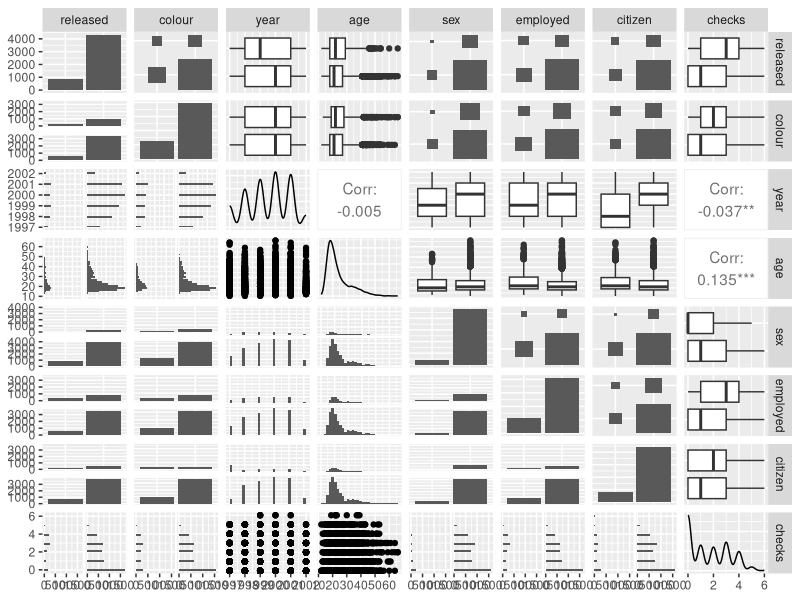
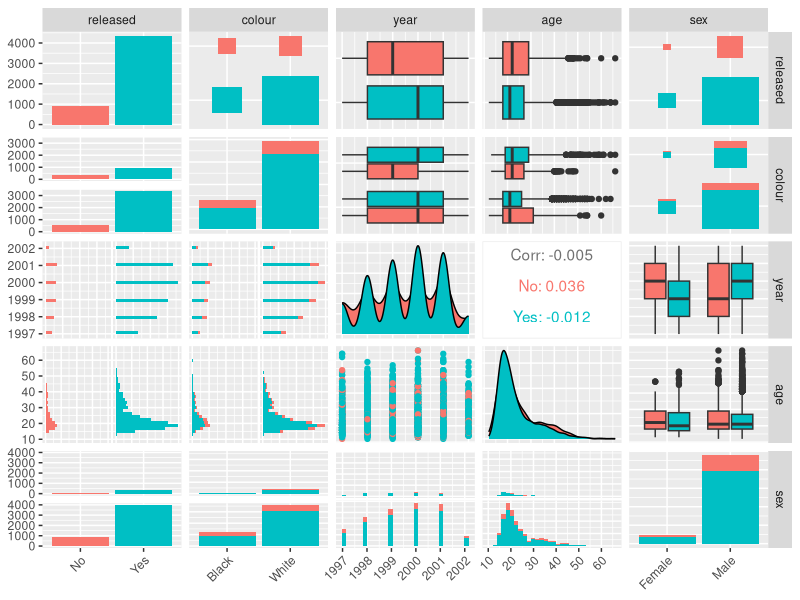
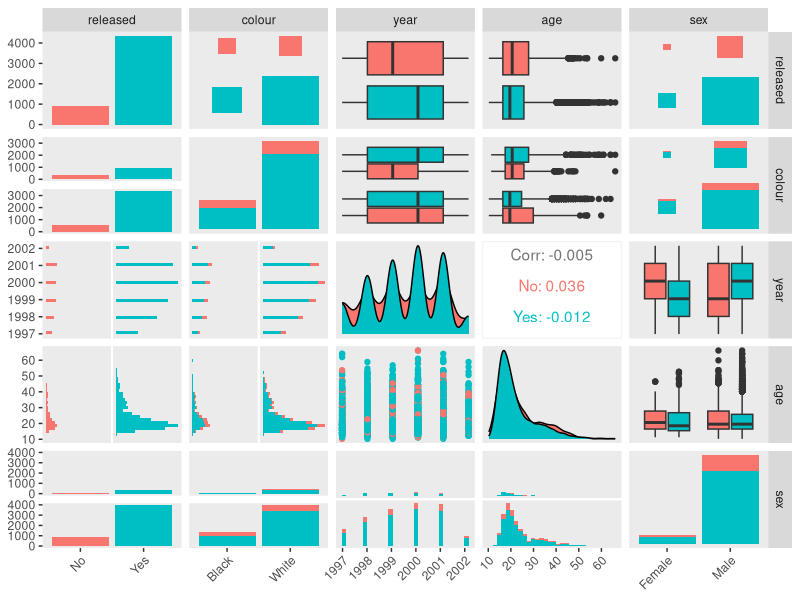
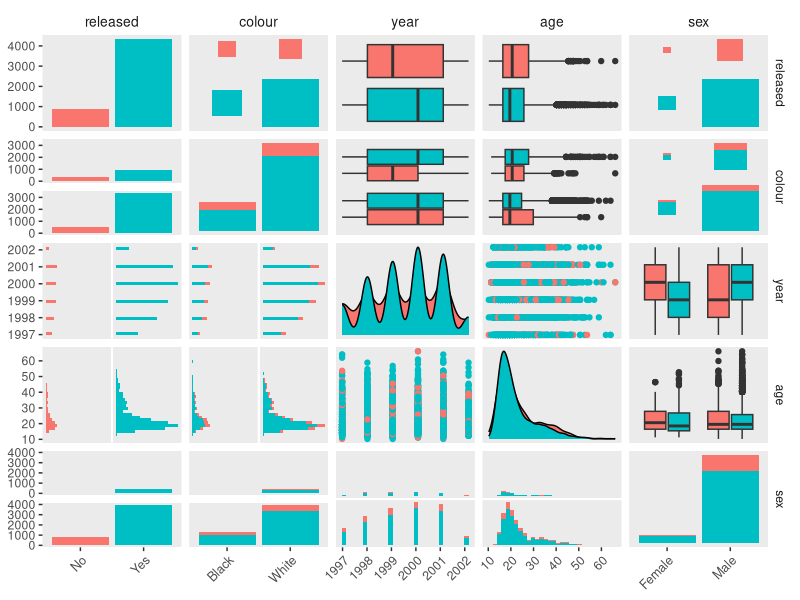
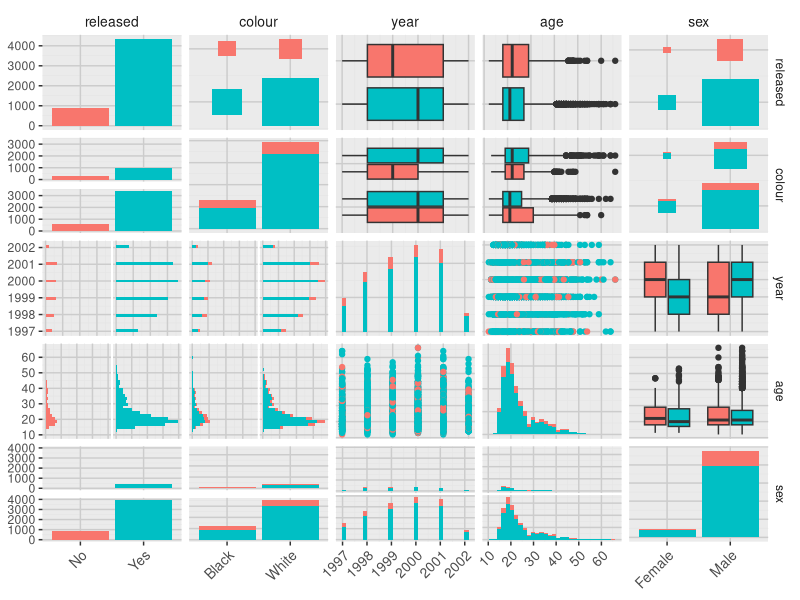

Recreate these plots in R, in order. (Note: this script raises an error after producing the figures.)
###Original text for the issue ####

####Load packages####
library(effects)
library(ggplot2)
library(GGally)
####Load data ####
data(Arrests)
####Plot####
plot <- ggpairs(Arrests)
plot

####Première propal ChatGPT####

# Select only the 'released' column against all other variables
plot <- ggpairs(Arrests, columns = c(1, 2:5),
                mapping = ggplot2::aes(color = released)) +
  theme(axis.text.x = ggplot2::element_text(angle = 45, hjust = 1))

plot


# Select only the 'released' column against all other variables
plot <- ggpairs(Arrests, columns = c(1, 2:5),
                mapping = ggplot2::aes(color = released)) +
  theme(axis.text.x = ggplot2::element_text(angle = 45, hjust = 1),
        panel.grid.major = ggplot2::element_blank(),
        panel.grid.minor = ggplot2::element_blank(),
        legend.title = ggplot2::element_text(size = 12),
        legend.text = ggplot2::element_text(size = 10))

plot

#JE teste des trucs

# Select only the 'released' column against all other variables
plot <- ggpairs(Arrests, columns = c(1, 2:5),
                mapping = ggplot2::aes(color = released),
                upper = list(continuous = wrap("points")),
                lower = list(continuous = wrap("points"))) +
  theme(axis.text.x = ggplot2::element_text(angle = 45, hjust = 1),
        panel.grid.major = ggplot2::element_blank(),
        panel.grid.minor = ggplot2::element_blank(),
        legend.title = ggplot2::element_text(size = 12),
        legend.text = ggplot2::element_text(size = 10))

# Ensure x-axis labels appear on every subplot
plot <- plot + theme(strip.background = ggplot2::element_blank(),
                     strip.text.x = ggplot2::element_text(size = 10),
                     axis.text.x = ggplot2::element_text(size = 9))

plot


# Function to add x-axis labels and gridlines to each subplot
add_axes_and_grids <- function(plot) {
  plot + theme(
    axis.text.x = ggplot2::element_text(angle = 45, hjust = 1),
    axis.ticks.x = ggplot2::element_line(),
    panel.grid.major = ggplot2::element_line(color = "grey80"),
    panel.grid.minor = ggplot2::element_line(color = "grey90"),
    strip.background = ggplot2::element_blank(),
    strip.text.x = ggplot2::element_text(size = 10),
    axis.title.x = ggplot2::element_text(size = 12)
  )
}

# Select only the 'released' column against all other variables
base_plot <- ggpairs(Arrests, columns = c(1, 2:5),
                     mapping = ggplot2::aes(color = released),
                     upper = list(continuous = wrap("points")),
                     lower = list(continuous = wrap("points")),
                     diag = list(continuous = wrap("barDiag")))

# Ensure x-axis labels and gridlines are shown on each subplot, even in the same column
plot <- base_plot +
  theme(
    axis.text.x = ggplot2::element_text(angle = 45, hjust = 1),
    panel.grid.major = ggplot2::element_line(color = "grey80"),
    panel.grid.minor = ggplot2::element_line(color = "grey90"),
    strip.background = ggplot2::element_blank(),
    strip.text.x = ggplot2::element_text(size = 10),
    axis.title.x = ggplot2::element_text(size = 12),
    axis.ticks.x = ggplot2::element_line(),
    axis.text.x.bottom = ggplot2::element_text(size = 10)
  )


plot


##encore des tests

library(GGally)
library(ggplot2)
library(effects)

data(Arrests)

# Create a pair plot selecting only 'released' against all other variables
base_plot <- ggpairs(Arrests,
                     columns = c(1, 2, 3, 4, 5),  # Keep only 'released' vs others
                     mapping = aes(color = released),
                     upper = list(continuous = wrap("points")),
                     lower = list(continuous = wrap("points")),
                     diag = list(continuous = wrap("barDiag")),
                     columnLabels = c("Released", "Colour", "Year", "Age", "Sex"))

# Function to add x-axis labels and enforce grid
fix_x_axis_labels <- function(plot) {
  for (i in 2:length(plot$plots)) {
    plot$plots[[i, 1]] <- plot$plots[[i, 1]] +
      theme(axis.text.x = element_text(angle = 45, vjust = 1, size = 10),
            axis.title.x = element_text(size = 12))
  }
  return(plot)
}

# Apply the function to enforce x-axis labels on all subplots
final_plot <- fix_x_axis_labels(base_plot)

print(final_plot)


# Create a pair plot selecting only 'released' against all other variables
base_plot <- ggpairs(Arrests,
                     columns = c(1, 2, 3, 4, 5),  # Only released vs. others
                     mapping = aes(color = released),
                     upper = list(continuous = wrap("points")),
                     lower = list(continuous = wrap("points")),
                     diag = list(continuous = wrap("barDiag")))

# Manually enforce x-axis labels on each subplot
final_plot <- base_plot +
  theme(
    strip.text = element_text(size = 10), # Ensure facet labels are visible
    axis.text.x = element_text(angle = 45, vjust = 1, size = 10),
    axis.title.x = element_text(size = 12)
  )

print(final_plot)
